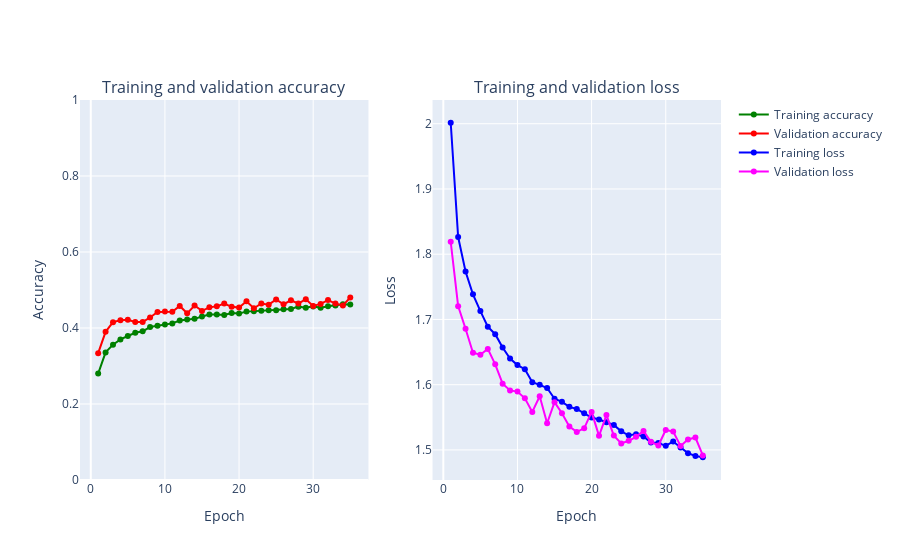

The cell this chart's notebook holds for it:
### Code cell
# main()

### Figure 1 — Plotly figure (JSON) as saved in the notebook; plotly's stock layout.template omitted (floating-point values rounded to 4 significant figures)
{"data": [{"marker": {"color": "Green"}, "mode": "markers+lines", "name": "Training accuracy", "text": ["1", "2", "3", "4", "5", "6", "7", "8", "9", "10", "11", "12", "13", "14", "15", "16", "17", "18", "19", "20", "21", "22", "23", "24", "25", "26", "27", "28", "29", "30", "31", "32", "33", "34", "35"], "type": "scatter", "x": [1, 2, 3, 4, 5, 6, 7, 8, 9, 10, 11, 12, 13, 14, 15, 16, 17, 18, 19, 20, 21, 22, 23, 24, 25, 26, 27, 28, 29, 30, 31, 32, 33, 34, 35], "xaxis": "x", "y": [0.28, 0.3358, 0.3561, 0.3698, 0.379, 0.3874, 0.3912, 0.4025, 0.4058, 0.4089, 0.4121, 0.4199, 0.4223, 0.4241, 0.4302, 0.4353, 0.4354, 0.434, 0.4395, 0.4384, 0.4431, 0.4444, 0.4452, 0.4468, 0.4469, 0.4493, 0.4502, 0.4562, 0.4532, 0.4569, 0.4535, 0.4572, 0.459, 0.4624, 0.4621], "yaxis": "y"}, {"marker": {"color": "Red"}, "mode": "markers+lines", "name": "Validation accuracy", "text": ["1", "2", "3", "4", "5", "6", "7", "8", "9", "10", "11", "12", "13", "14", "15", "16", "17", "18", "19", "20", "21", "22", "23", "24", "25", "26", "27", "28", "29", "30", "31", "32", "33", "34", "35"], "type": "scatter", "x": [1, 2, 3, 4, 5, 6, 7, 8, 9, 10, 11, 12, 13, 14, 15, 16, 17, 18, 19, 20, 21, 22, 23, 24, 25, 26, 27, 28, 29, 30, 31, 32, 33, 34, 35], "xaxis": "x", "y": [0.3337, 0.39, 0.4154, 0.4205, 0.4214, 0.4159, 0.4157, 0.4278, 0.4424, 0.4432, 0.4426, 0.4581, 0.4386, 0.4591, 0.445, 0.4543, 0.457, 0.4645, 0.4556, 0.4537, 0.4703, 0.4519, 0.4646, 0.4615, 0.4751, 0.4625, 0.4727, 0.4644, 0.4759, 0.458, 0.4634, 0.4736, 0.4642, 0.4592, 0.4804], "yaxis": "y"}, {"marker": {"color": "Blue"}, "mode": "markers+lines", "name": "Training loss", "text": ["1", "2", "3", "4", "5", "6", "7", "8", "9", "10", "11", "12", "13", "14", "15", "16", "17", "18", "19", "20", "21", "22", "23", "24", "25", "26", "27", "28", "29", "30", "31", "32", "33", "34", "35"], "type": "scatter", "x": [1, 2, 3, 4, 5, 6, 7, 8, 9, 10, 11, 12, 13, 14, 15, 16, 17, 18, 19, 20, 21, 22, 23, 24, 25, 26, 27, 28, 29, 30, 31, 32, 33, 34, 35], "xaxis": "x2", "y": [2.001, 1.826, 1.774, 1.738, 1.713, 1.689, 1.677, 1.657, 1.64, 1.63, 1.624, 1.604, 1.6, 1.595, 1.578, 1.574, 1.566, 1.563, 1.556, 1.55, 1.547, 1.542, 1.538, 1.528, 1.522, 1.524, 1.521, 1.511, 1.511, 1.506, 1.513, 1.504, 1.495, 1.491, 1.489], "yaxis": "y2"}, {"marker": {"color": "Magenta"}, "mode": "markers+lines", "name": "Validation loss", "text": ["1", "2", "3", "4", "5", "6", "7", "8", "9", "10", "11", "12", "13", "14", "15", "16", "17", "18", "19", "20", "21", "22", "23", "24", "25", "26", "27", "28", "29", "30", "31", "32", "33", "34", "35"], "type": "scatter", "x": [1, 2, 3, 4, 5, 6, 7, 8, 9, 10, 11, 12, 13, 14, 15, 16, 17, 18, 19, 20, 21, 22, 23, 24, 25, 26, 27, 28, 29, 30, 31, 32, 33, 34, 35], "xaxis": "x2", "y": [1.819, 1.72, 1.686, 1.649, 1.646, 1.655, 1.631, 1.602, 1.591, 1.589, 1.579, 1.558, 1.582, 1.541, 1.573, 1.556, 1.536, 1.528, 1.533, 1.558, 1.522, 1.553, 1.522, 1.51, 1.514, 1.52, 1.529, 1.513, 1.507, 1.531, 1.528, 1.506, 1.516, 1.519, 1.492], "yaxis": "y2"}], "layout": {"annotations": [{"font": {"size": 16}, "showarrow": false, "text": "Training and validation accuracy", "x": 0.225, "xanchor": "center", "xref": "paper", "y": 1, "yanchor": "bottom", "yref": "paper"}, {"font": {"size": 16}, "showarrow": false, "text": "Training and validation loss", "x": 0.775, "xanchor": "center", "xref": "paper", "y": 1, "yanchor": "bottom", "yref": "paper"}], "autosize": true, "xaxis": {"anchor": "y", "autorange": true, "domain": [0, 0.45], "range": [-1.252, 37.25], "title": {"text": "Epoch"}, "type": "linear"}, "xaxis2": {"anchor": "y2", "autorange": true, "domain": [0.55, 1], "range": [-1.252, 37.25], "title": {"text": "Epoch"}, "type": "linear"}, "yaxis": {"anchor": "x", "domain": [0, 1], "range": [0, 1], "title": {"text": "Accuracy"}, "type": "linear"}, "yaxis2": {"anchor": "x2", "autorange": true, "domain": [0, 1], "range": [1.451, 2.039], "title": {"text": "Loss"}, "type": "linear"}}}
